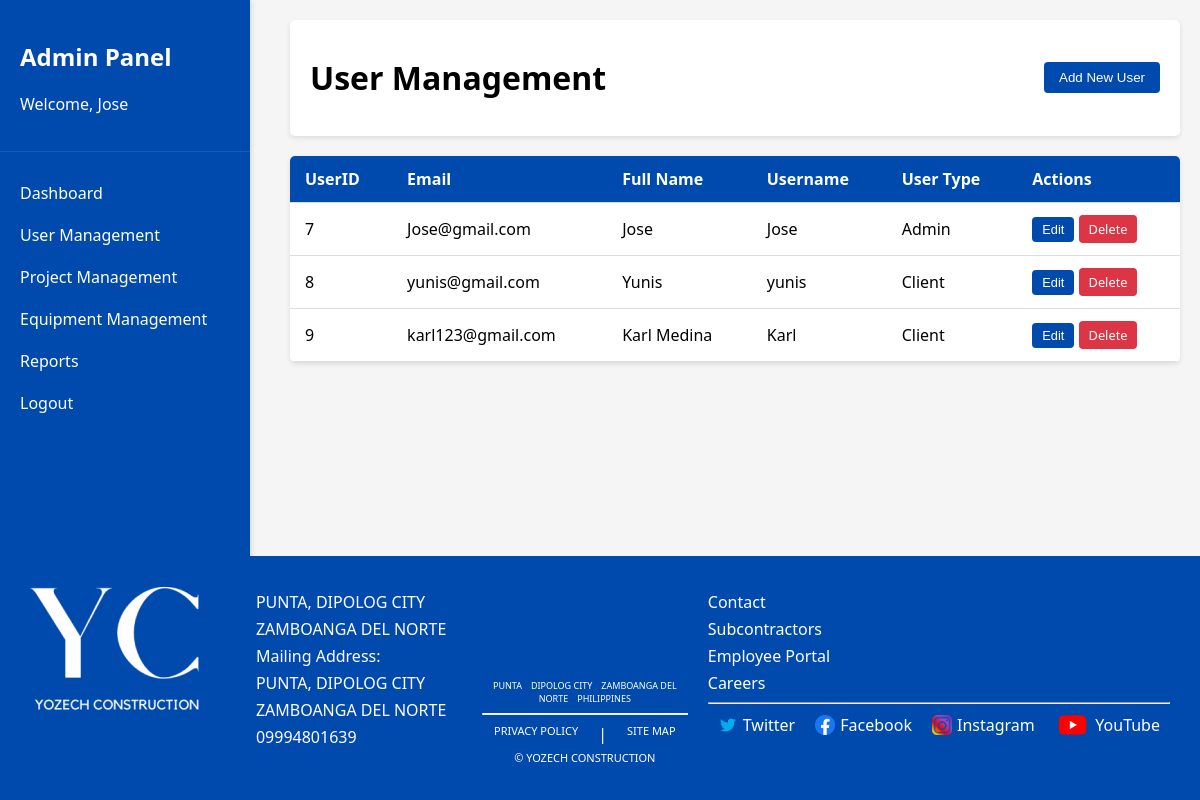
The app's page /admin_users.php (signed in) with its own data.
### tables this page shows
CREATE TABLE `user` (
  `UserID` int(11) NOT NULL,
  `Email` varchar(100) NOT NULL,
  `FullName` varchar(100) DEFAULT NULL,
  `Username` varchar(50) NOT NULL,
  `Password` varchar(255) NOT NULL,
  `UserType` enum('Client','Admin','Project Manager') NOT NULL
);

### admin_users.php (the view, shortened to what this page needs)
<?php
require 'database.php';
$users = [];
$userQuery = "SELECT UserID, Email, FullName, Username, UserType FROM user";
$userResult = mysqli_query($conn, $userQuery);
if ($userResult && mysqli_num_rows($userResult) > 0) {
    while ($row = mysqli_fetch_assoc($userResult)) {
        $users[] = $row;
    }
}
?>
<!DOCTYPE html>
<html lang="en">
<head>
</head>
<body>
    <div class="admin-container">
        <?php include 'admin_sidebar.php'; ?>
        <div class="main-content">
            <div class="header">
                <h1>User Management</h1>
                <button class="btn btn-primary" onclick="openAddModal()">Add New User</button>
            </div>
            <table class="data-table">
                <thead>
                    <tr>
                        <th>UserID</th>
                        <th>Email</th>
                        <th>Full Name</th>
                        <th>Username</th>
                        <th>User Type</th>
                        <th>Actions</th>
                    </tr>
                </thead>
                <tbody>
                    <?php foreach ($users as $user): ?>
                    <tr>
                        <td><?= htmlspecialchars($user['UserID']) ?></td>
                        <td><?= htmlspecialchars($user['Email']) ?></td>
                        <td><?= htmlspecialchars($user['FullName']) ?></td>
                        <td><?= htmlspecialchars($user['Username']) ?></td>
                        <td><?= htmlspecialchars($user['UserType']) ?></td>
                        <td>
                            <button class="btn btn-sm btn-primary" onclick="openEditModal(
                                '<?= $user['UserID'] ?>',
                                '<?= addslashes($user['Email']) ?>',
                                '<?= addslashes($user['FullName']) ?>',
                                '<?= addslashes($user['Username']) ?>',
                                '<?= $user['UserType'] ?>'
                            )">Edit</button>
                            <a href="delete_user.php?id=<?= $user['UserID'] ?>" class="btn btn-sm btn-danger" onclick="return confirm('Are you sure?')">Delete</a>
                        </td>
                    </tr>
                    <?php endforeach; ?>
                </tbody>
            </table>
        </div>
    </div>
    <?php include 'footer.php'; ?>
</body>
</html>

### admin_users.php (style rules this page uses)
:root { --primary-color: #004AAD; --secondary-color: #003080; --light-color: #f8f9fa; --dark-color: #343a40; --success-color: #28a745; --danger-color: #dc3545; --warning-color: #ffc107; }
html, body { font-family: 'Segoe UI', Tahoma, Geneva, Verdana, sans-serif; margin: 0; padding: 0; background-color: #f5f5f5; height: 100%; display: flex; flex-direction: column; }
body { flex: 1; }
.admin-container { display: flex; gap: 20px; flex: 1; }
.main-content { flex: 1; padding: 20px; }
.header { background-color: white; padding: 15px 20px; border-radius: 5px; box-shadow: 0 2px 5px rgba(0,0,0,0.1); margin-bottom: 20px; display: flex; justify-content: space-between; align-items: center; }
.data-table { width: 100%; border-collapse: collapse; background-color: white; box-shadow: 0 2px 5px rgba(0,0,0,0.1); border-radius: 5px; overflow: hidden; }
.data-table th, .data-table td { padding: 12px 15px; text-align: left; border-bottom: 1px solid #ddd; }
.data-table th { background-color: var(--primary-color); color: white; }
.btn { padding: 8px 15px; border: none; border-radius: 4px; cursor: pointer; font-weight: 500; text-decoration: none; display: inline-block; }
.btn-primary { background-color: var(--primary-color); color: white; }
.btn-danger { background-color: var(--danger-color); color: white; }
.btn-sm { padding: 5px 10px; font-size: 0.8rem; }

### records on screen
user: UserID "7", Email "Jose@gmail.com", FullName "Jose", Username "Jose", UserType "Admin"
user: UserID "8", Email "yunis@gmail.com", FullName "Yunis", Username "yunis", UserType "Client"
user: UserID "9", Email "karl123@gmail.com", FullName "Karl Medina", Username "Karl", UserType "Client"

### other values on screen
$_SESSION['Username'] "Jose"
